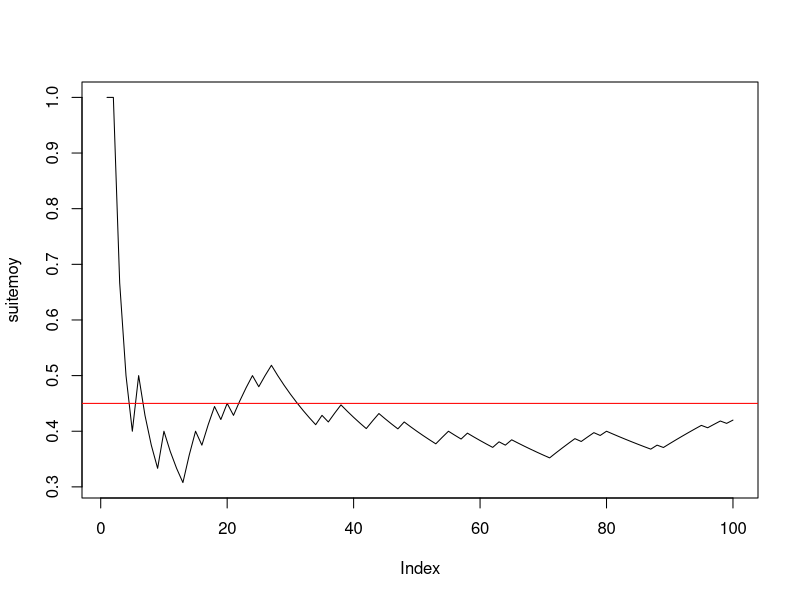

This chart was generated by the following R code: (Note: this script raises an error after producing the figure.)

#--------question 1------------
(n <- 100)
(p <- 0.45)
(x <- rbinom(n, 1, p))
#--------question 2------------
cumsum(x)
(taille <- 1:n)
(suitemoy <- cumsum(x) / taille)
#--------question 3------------
plot(suitemoy, type = "l")
abline(h = p, col = "red")

#------------Exercice 2------------------------

#--------question 1------------
(n <- 100)
(mu <- -2)
(sigma <- 2)
rm(xg)
(xg <- rnorm(n, mu, sigma))
#--------question 2------------
cumsum(xg)
rm(taille)
(taille <- 1:n)
rm(suitemoyg)
suitemoyg
(suitemoyg <- cumsum(xg) / taille)
#--------question 3------------
plot(suitemoyg, type = "l", ylim = c(-10, 6))
abline(h = mu, col = "red")







###################################################
#------------Exercice 3------------------------
###################################################

#---------question 1--------------------------
mu <- -2
sigma <- 2
n <- 5
rm(x) # efface l'objet précedemment créé x
(x <- rnorm(n, mu, sigma)) # echantillon de n tirages de X
(moyx <- mean(x)) # moyenne de l'échantillon de taille n x

#---------question 2--------------------------
(y <- rnorm(n, mu, sigma)) # second echantillon de n tirages de X
(moyy <- mean(y)) # moyenne de l'échantillon y
(rbind(x, y) -> M) # range les deux échantillons dans M à 2 lignes et n colonnes
rowMeans(M)

#---------question 3--------------------------
N <- 1000
Mdata <- matrix(rnorm(n * N, mu, sigma), ncol = n, byrow = T) # N échantillons de taille n disposés en lignes
dim(Mdata) # dimension de la matrice N lignes et n colonnes


#---------question 4--------------------------
(rowMeans(Mdata) -> moyennes) # calcule les moyennes pour les N, n-échantillons tirés.
apply(Mdata, MARGIN = 1, mean) # alternative pour effectuer les moyennes en ligne

#---------question 5--------------------------
mean(moyennes) # moyenne empirique des N réalisations de Xbar_n
sd(moyennes) * sqrt((length(moyennes) - 1) / length(moyennes)) # ecart-type empirique
sd(moyennes) # écart-type estimé sans biais = ecart-type empirique corrigé

#---------question 6--------------------------
hist(moyennes, prob = T, main = "Répartition de la moyenne empirique des Xi, i=1,....,n") # la répartition observée de Xbar_n
(abs <- seq(1.2 * min(moyennes), 1.2 * max(moyennes), (max(moyennes) - min(moyennes)) / 100))
points(abs, dnorm(abs, mu, sigma / sqrt(n)), col = 2, type = "l")
abline(v = mean(moyennes), col = 3, lty = "dashed") # moyenne de l'échantillon
abline(v = mu, col = 2) # moyenne théorique mu de la loi de Xbar
# belle adéquation de l'échantillon à la normale, que l'on peut verifier avec dte de Henry
qqnorm(moyennes) # les points sont presque alignés la loi de Xbar_n est donc bien normale
qqline(moyennes, col = 2) # autour de la droite rouge qui passe par les deux points
# (1er quartile theo de la centrée réduite,1er quartile empirique) et
# (3ieme quartile theo de la centrée réduite,3ieme quartile empirique)
# mean(echantillon) et écart-type empirique sd(échantillon)*sqrt((n-1)/n). e
# En effet si on ajoute la droite passant par ces deux points elle se confond
# avec qqline. droite de Henry

(x1 <- qnorm(0.25))
(x2 <- qnorm(0.75))
(y1 <- quantile(moyennes, 0.25, type = 1))
(y2 <- quantile(moyennes, 0.75, type = 1))
abline(y1 - (y2 - y1) * x1 / (x2 - x1), (y2 - y1) / (x2 - x1), col = 3) # droite de Henry

#----------question 7-------------------------
moyennecr <- sqrt(n) * (moyennes - mu) / sigma
hist(moyennecr, prob = T, main = "Répartition observée de la moyenne empirique centrée réduite")
(abscr <- seq(1.2 * min(moyennecr), 1.2 * max(moyennecr), (max(moyennecr) - min(moyennecr)) / 100))
points(abscr, dnorm(abscr), col = 2, type = "l")
abline(v = mean(moyennecr), col = 3, lty = "dashed") # moyenne empirique de l'échantillon
abline(v = 0, col = 2) # moyenne théorique  de la loi normale centrée réduite

qqnorm(moyennecr)
qqline(moyennecr) # droite de Henry

#-----------question 8------------
n <- 50
# puis réexecuter les lignes 67 à 107 : la loi reste gaussienne mais
# l'écart-type de Xbarn est plus petit avec n=50 qu'avec n=2
sd(moyennes)
sigma / sqrt(n)

n <- 2
# puis réexecuter les lignes 67 à 107 : LA LOI EST TOUJOURS GAUSSIENNE MEME AVEC n PETIT
# C'EST UNE PROPRIETES CARACTÉRISTIQUE DE LA LOI NORMALE MAIS QUI NE S'APPLIQUE PAS AUX AUTRES
# LOIS COMME PAR EX A LA BERNOULLI ==> VOIR EXO SUIVANT
sd(moyennes)
# l'écart type empirique est EN REVANCHE plus faible avec n=2 qu'avec n=50 :
# normal il estime sigma/sqrt(n) or :
sigma / sqrt(n)

#####################################################################################
# CE QU'IL FAUT RETENIR DE CET EXERCICE : LA LOI DE XBAR EST GAUSSIENNE SI L'ÉCHANTILLON EST
# GAUSSIEN ET DE TAILLE QUELCONQUE n. LE RESULTAT DU THEOREME CENTRAL LIMITE EST VRAI DANS CE CAS
# POUR TOUT n ET PAS SEULEMENT POUR n GRAND
###################################################################################

###################################################
#------------Exercice 4------------------------
###################################################

#---------question 1--------------------------
p <- 0.45
n <- 5
N <- 100
rm(Mdata) # efface l'objet précedemment créé Mdata

Mdata <- matrix(rbinom(n * N, 1, p), ncol = n, byrow = T) # N échantillons de taille n disposés en lignes
dim(Mdata) # dimension de la matrice N lignes et n colonnes

(rowMeans(Mdata) -> moyennes) # calcule les moyennes pour les N, n-échantillons tirés.


mean(moyennes) # moyenne empirique des N réalisations de Xbar_n
sd(moyennes) * sqrt((length(moyennes) - 1) / length(moyennes)) # ecart-type empirique
sd(moyennes) # écart-type estimé sans biais = ecart-type empirique corrigé

#---------histogramme de xbar_n--------------------------
hist(moyennes, prob = T, ylim = c(0, max(dnorm(p, p, sqrt(p * (1 - p) / n)), 4)), main = "Répartition de la moyenne empirique des Xi, i=1,....,n") # la répartition observée de Xbar_n
(abs <- seq(.8 * min(moyennes), 1.2 * max(moyennes), (max(moyennes) - min(moyennes)) / 100))
points(abs, dnorm(abs, p, sqrt(p * (1 - p) / n)), col = 2, type = "l")
abline(v = mean(moyennes), col = 3, lty = "dashed") # moyenne de l'échantillon
abline(v = p, col = 2) # moyenne théorique mu de la loi de Xbar
qqnorm(moyennes) # vraiment pas gaussien !
qqline(moyennes, col = 2)
# AUCUNE ADEQUATION  de l'échantillon à la normale CAR n EST TROP PETIT ET LE TCL N'EST
# PAS VERIFIE. ON REFAIT LA SIMUL AVEC n=200 :

n <- 200
# puis réeéxuter les lignes 142 à 161

# EUREKA CA MARCHE BEAUCOUP MIEUX ET ON A BIEN UNE REPARTITION GAUSSIENNE CAR n EST SUFFISAMMENT GRAND POUR
# QUE LE TCL SOIT VERIFIE !
######################################

qqnorm(moyennes)
qqline(moyennes, col = "red")

# Si on augmente N on améliore l'estimation de la densité de Xbarn par l'histogramme
# des N réalisations de Xbarn mais si n est petit on n'observe pas un histogramme
# ressemblant à une gaussienne puisque le TCL ne s'applique que si n est assez grand.
# Essayer avec
N <- 1000
n <- 4
# puis lignes 142 à 159.
N <- 1000
n <- 100
# puis lignes 142 à 159.
